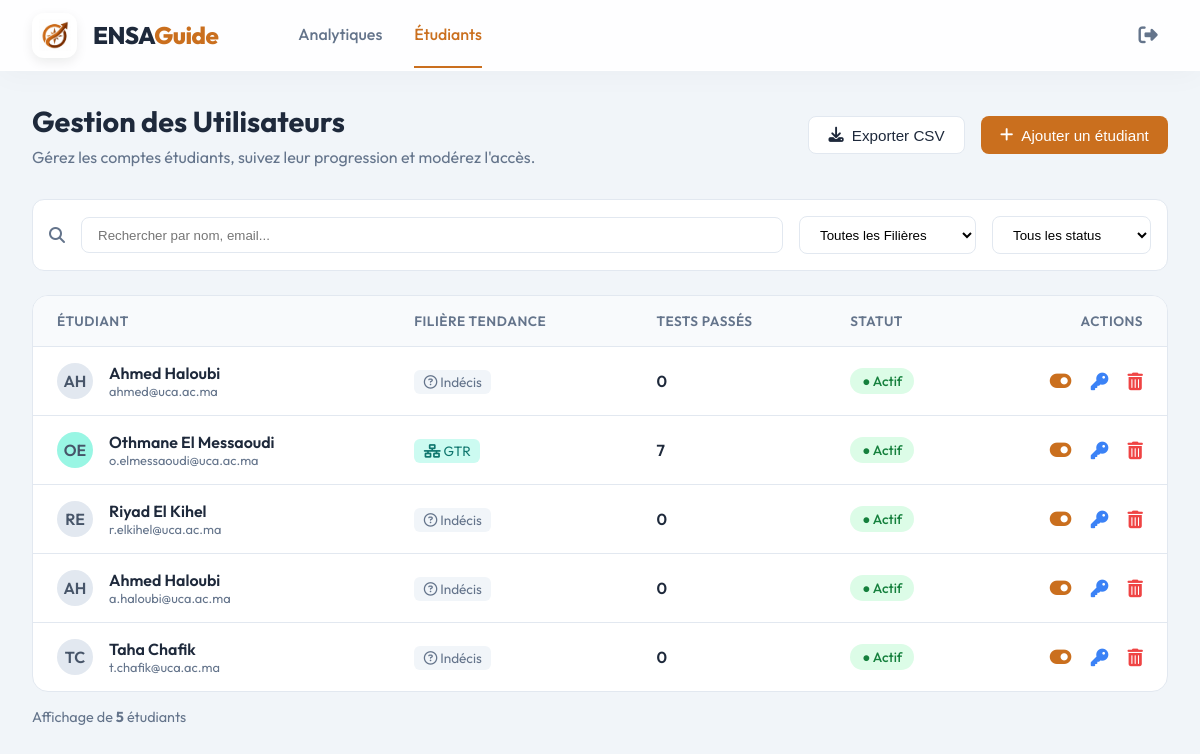
The page /admin/users (signed in) on the database its author committed.
### tables this page shows
CREATE TABLE users (
    id INTEGER PRIMARY KEY AUTOINCREMENT,
    email TEXT UNIQUE NOT NULL,
    access_code TEXT NOT NULL,
    nom_complet TEXT,
    last_result_json TEXT,
    profile_type TEXT,
    date_test DATETIME
, role TEXT DEFAULT "student", is_active BOOLEAN DEFAULT 1);

### app.py (the view)
@app.route('/admin/users')
@admin_required
def admin_users():
    conn = get_db_connection()
    users_rows = conn.execute("SELECT * FROM users WHERE role != 'admin' OR role IS NULL").fetchall()
    users_list = []
    for u in users_rows:
        count = conn.execute("SELECT COUNT(*) FROM results WHERE user_id = ?", (u['id'],)).fetchone()[0]
        trend = "Indécis"
        trend_bg = "#f1f5f9"
        trend_color = "#64748b"
        trend_icon = "far fa-question-circle"
        avatar_color = "#e2e8f0"
        if count > 0:
            last_res = conn.execute("SELECT result_json FROM results WHERE user_id = ? ORDER BY date_test DESC LIMIT 1", (u['id'],)).fetchone()
            if last_res:
                try:
                    d = json.loads(last_res[0])
                    top_code = d['results'][0]['code']
                    trend = top_code
                    if top_code == 'GIIA':
                        trend_bg = "#e0e7ff"; trend_color = "#4338ca"; trend_icon = "fas fa-laptop-code"; avatar_color="#c7d2fe"
                    elif top_code == 'GINDUS':
                        trend_bg = "#ffedd5"; trend_color = "#c2410c"; trend_icon = "fas fa-industry"; avatar_color="#fed7aa"
                    elif top_code == 'GATE':
                        trend_bg = "#e0f2fe"; trend_color = "#0369a1"; trend_icon = "fas fa-plane"; avatar_color="#bae6fd"
                    elif top_code == 'GTR':
                        trend_bg = "#ccfbf1"; trend_color = "#0f766e"; trend_icon = "fas fa-network-wired"; avatar_color="#99f6e4"
                except:
                    pass
        name_parts = u['nom_complet'].split(' ') if u['nom_complet'] else u['email'].split('@')[0].split('.')
        initials = (name_parts[0][0] + name_parts[1][0]).upper() if len(name_parts) > 1 else name_parts[0][:2].upper()
        users_list.append({
            'id': u['id'],
            'name': u['nom_complet'] or u['email'],
            'email': u['email'],
            'initials': initials,
            'test_count': count,
            'active': bool(u['is_active']) if 'is_active' in u.keys() else True,
            'trend_filiere': trend,
            'trend_bg': trend_bg,
            'trend_color': trend_color,
            'trend_icon': trend_icon,
            'avatar_color': avatar_color
        })
    conn.close()
    return render_template('admin_users.html', users_list=users_list, active_page='users')

### app.py (called while the page is built)
def get_db_connection():
    conn = sqlite3.connect(DB_PATH)
    conn.row_factory = sqlite3.Row
    return conn

@app.context_processor
def inject_user():
    return dict(user=session.get('user_name'), logged_in=('user_id' in session), role=session.get('role'))

@app.before_request
def make_session_permanent():
    session.permanent = True

def admin_required(f):
    @wraps(f)
    def decorated_function(*args, **kwargs):
        if 'user_id' not in session or session.get('role') != 'admin':
            flash("Accès refusé. Droits d'administrateur requis.", "danger")
            return redirect(url_for('login'))
        return f(*args, **kwargs)
    return decorated_function

### templates/admin_users.html (shortened to what this page needs)
{% extends "admin_base.html" %}
{% block admin_content %}
<div class="page-header">
    <div class="page-title">
        <h1>Gestion des Utilisateurs</h1>
        <p>Gérez les comptes étudiants, suivez leur progression et modérez l'accès.</p>
    </div>
    <div style="display: flex; gap: 1rem;">
        <button class="btn btn-outline">
            <i class="fas fa-download"></i> Exporter CSV
        </button>
        <button class="btn btn-primary" onclick="openAddStudentModal()">
            <i class="fas fa-plus"></i> Ajouter un étudiant
        </button>
    </div>
</div>
<div class="filters-bar">
    <i class="fas fa-search" style="color: var(--text-light);"></i>
    <input type="text" id="searchInput" class="search-input" placeholder="Rechercher par nom, email..."
        onkeyup="filterTable()">
    <select id="filiereFilter" onchange="filterTable()">
        <option value="">Toutes les Filières</option>
    </select>
    <select id="statusFilter" onchange="filterTable()">
        <option value="">Tous les status</option>
    </select>
</div>
<div class="table-container">
    <table id="usersTable">
        <thead>
            <tr>
                <th>Étudiant</th>
                <th>Filière Tendance</th>
                <th>Tests Passés</th>
                <th>Statut</th>
                <th style="text-align: right;">Actions</th>
            </tr>
        </thead>
        <tbody>
            {% for student in users_list %}
            <tr>
                <td>
                    <div style="display: flex; align-items: center; gap: 1rem;">
                        <div class="avatar"
                            style="background: {{ student.avatar_color|default('#e2e8f0') }}; color: #475569;">{{
                            student.initials }}</div>
                        <div>
                            <div style="font-weight: 600;">{{ student.name }}</div>
                            <div style="font-size: 0.8rem; color: var(--text-light);">{{ student.email }}</div>
                        </div>
                    </div>
                </td>
                <td>
                    {% if student.trend_filiere %}
                    <span class="filiere-tag"
                        style="background: {{ student.trend_bg }}; color: {{ student.trend_color }}">
                        <i class="{{ student.trend_icon }}"></i> {{ student.trend_filiere }}
                    </span>
                    {% else %}
                    <span class="filiere-tag"><i class="far fa-question-circle"></i> Indécis</span>
                    {% endif %}
                </td>
                <td style="font-weight: 600;">{{ student.test_count }}</td>
                <td>
                    {% if student.active %}
                    <span id="status-badge-{{ student.id }}" class="status-badge status-active">● Actif</span>
                    {% else %}
                    <span id="status-badge-{{ student.id }}" class="status-badge status-inactive">● Inactif</span>
                    {% endif %}
                </td>
                <td style="text-align: right;">
                    <i id="toggle-{{ student.id }}"
                        class="fas {{ 'fa-toggle-on' if student.active else 'fa-toggle-off' }}"
                        style="color: {{ 'var(--primary)' if student.active else 'var(--text-light)' }}; font-size: 1.2rem; cursor: pointer;"
                        onclick="toggleUser({{ student.id }})"></i>
                    <i class="fas fa-key"
                        style="color: #3b82f6; font-size: 1.1rem; cursor: pointer; margin-left: 1rem; transition: color 0.2s;"
                        onmouseover="this.style.color='#1d4ed8'" onmouseout="this.style.color='#3b82f6'"
                        onclick="openPasswordModal({{ student.id }}, '{{ student.nom_complet or student.email }}')"></i>
                    <i class="fas fa-trash-alt"
                        style="color: #ef4444; font-size: 1.1rem; cursor: pointer; margin-left: 1rem; transition: color 0.2s;"
                        onmouseover="this.style.color='#b91c1c'" onmouseout="this.style.color='#ef4444'"
                        onclick="deleteUser({{ student.id }})"></i>
                </td>
            </tr>
            {% endfor %}
        </tbody>
    </table>
</div>
<div style="margin-top: 1rem; color: var(--text-light); font-size: 0.9rem;">
    Affichage de <strong>{{ users_list|length }}</strong> étudiants
</div>
</div>
{% endblock %}

### templates/admin_base.html (shortened to what this page needs)
<!DOCTYPE html>
<html lang="fr">
<head>
    <link rel="stylesheet" href="https://cdnjs.cloudflare.com/ajax/libs/font-awesome/6.4.0/css/all.min.css">
</head>
<body>
    <nav class="admin-nav"
        style="background: rgba(255, 255, 255, 0.9); backdrop-filter: blur(16px); border-bottom: 1px solid rgba(255, 255, 255, 0.5); box-shadow: 0 4px 30px rgba(0, 0, 0, 0.03);">
        <div class="nav-left">
            <a href="#" class="brand" style="display: flex; align-items: center; gap: 1rem; text-decoration: none;">
                <div class="brand-logo-wrapper"
                    style="width: 45px; height: 45px; display: flex; align-items: center; justify-content: center; background: white; border-radius: 12px; box-shadow: 0 4px 12px rgba(0, 0, 0, 0.08);">
                    <img src="{{ url_for('static', filename='images/logo.png') }}" alt="Logo"
                        style="width: 32px; height: auto;">
                </div>
                <div class="brand-text" style="display: flex; flex-direction: column;">
                    <span class="brand-name"
                        style="font-size: 1.5rem; font-weight: 800; color: var(--text-main); letter-spacing: -0.5px;">ENSA<span
                            style="color: var(--primary);">Guide</span></span>
                </div>
            </a>
            <div class="nav-links" style="margin-left: 2rem;">
                <a href="{{ url_for('admin_analytics') }}"
                    class="nav-item {% if active_page == 'analytics' %}active{% endif %}">Analytiques</a>
                <a href="{{ url_for('admin_users') }}"
                    class="nav-item {% if active_page == 'users' %}active{% endif %}">Étudiants</a>
            </div>
        </div>
        <div class="nav-right">
            <a href="{{ url_for('logout') }}" title="Déconnexion"
                style="color: var(--text-light); font-size: 1.2rem; transition: color 0.2s; display: flex; align-items: center; justify-content: center; width: 40px; height: 40px; border-radius: 50%; text-decoration: none;"
                onmouseover="this.style.color='var(--danger)'; this.style.backgroundColor='#fee2e2'"
                onmouseout="this.style.color='var(--text-light)'; this.style.backgroundColor='transparent'">
                <i class="fas fa-sign-out-alt"></i>
            </a>
        </div>
    </nav>
    <div class="container">
        {% block admin_content %}{% endblock %}
</body>
</html>

### templates/admin_base.html (style rules this page uses)
:root { --primary: #ca6f1e; --primary-light: #fdf5ef; --text-main: #1e293b; --text-light: #64748b; --bg-body: #f1f5f9; --white: #ffffff; --success: #22c55e; --danger: #ef4444; --border: #e2e8f0; }
body { font-family: 'Outfit', sans-serif; background-color: var(--bg-body); color: var(--text-main); margin: 0; padding: 0; }
.admin-nav { background-color: var(--white); border-bottom: 1px solid var(--border); padding: 0 2rem; height: 70px; display: flex; align-items: center; justify-content: space-between; position: sticky; top: 0; z-index: 1000; }
.nav-left { display: flex; align-items: center; gap: 3rem; }
.brand { font-size: 1.5rem; font-weight: 700; color: var(--text-main); text-decoration: none; display: flex; align-items: center; gap: 0.5rem; }
.brand span { color: var(--primary); }
.nav-links { display: flex; gap: 2rem; }
.nav-item { color: var(--text-light); text-decoration: none; font-weight: 500; padding: 1.4rem 0; border-bottom: 2px solid transparent; transition: all 0.2s; }
.nav-item:hover, .nav-item.active { color: var(--primary); border-bottom-color: var(--primary); }
.nav-right { display: flex; align-items: center; gap: 1.5rem; }
.avatar { width: 36px; height: 36px; background: var(--primary); color: white; border-radius: 50%; display: flex; align-items: center; justify-content: center; font-weight: 600; }
.container { max-width: 1400px; margin: 2rem auto; padding: 0 2rem; }
.page-header { display: flex; justify-content: space-between; align-items: center; margin-bottom: 2rem; }
.page-title h1 { font-size: 1.8rem; margin: 0 0 0.5rem 0; }
.page-title p { color: var(--text-light); margin: 0; }
.btn { padding: 0.6rem 1.2rem; border-radius: 8px; font-weight: 500; cursor: pointer; border: none; display: inline-flex; align-items: center; gap: 0.5rem; text-decoration: none; font-size: 0.95rem; }
.btn-primary { background: var(--primary); color: white; }
.btn-outline { background: white; border: 1px solid var(--border); color: var(--text-main); }
.table-container { background: white; border-radius: 16px; border: 1px solid var(--border); overflow: hidden; }
table { width: 100%; border-collapse: collapse; }
th { background: #f8fafc; text-align: left; padding: 1rem 1.5rem; font-weight: 600; color: var(--text-light); font-size: 0.85rem; text-transform: uppercase; letter-spacing: 0.5px; }
td { padding: 1rem 1.5rem; border-top: 1px solid var(--border); color: var(--text-main); vertical-align: middle; }
.status-badge { display: inline-flex; align-items: center; gap: 0.4rem; padding: 0.25rem 0.75rem; border-radius: 50px; font-size: 0.85rem; font-weight: 500; }
.status-active { background: #dcfce7; color: #15803d; }
.filiere-tag { background: #f1f5f9; color: var(--text-light); padding: 0.2rem 0.6rem; border-radius: 6px; font-size: 0.85rem; }
.filters-bar { background: white; padding: 1rem; border-radius: 12px; margin-bottom: 1.5rem; display: flex; gap: 1rem; align-items: center; border: 1px solid var(--border); }
.search-input { flex: 1; padding: 0.6rem 1rem; border: 1px solid var(--border); border-radius: 8px; outline: none; }
select { padding: 0.6rem 2rem 0.6rem 1rem; border: 1px solid var(--border); border-radius: 8px; background: white; cursor: pointer; }

### rows shown on the page
users: initials "AH", name "Ahmed Haloubi", email "ahmed@uca.ac.ma", trend_filiere "Indécis", test_count "0"
users: initials "OE", name "Othmane El Messaoudi", email "o.elmessaoudi@uca.ac.ma", trend_filiere "GTR", test_count "7"
users: initials "RE", name "Riyad El Kihel", email "r.elkihel@uca.ac.ma", trend_filiere "Indécis", test_count "0"
users: initials "AH", name "Ahmed Haloubi", email "a.haloubi@uca.ac.ma", trend_filiere "Indécis", test_count "0"
users: initials "TC", name "Taha Chafik", email "t.chafik@uca.ac.ma", trend_filiere "Indécis", test_count "0"

### other values the page prints
{{ users_list|length }} "5"
